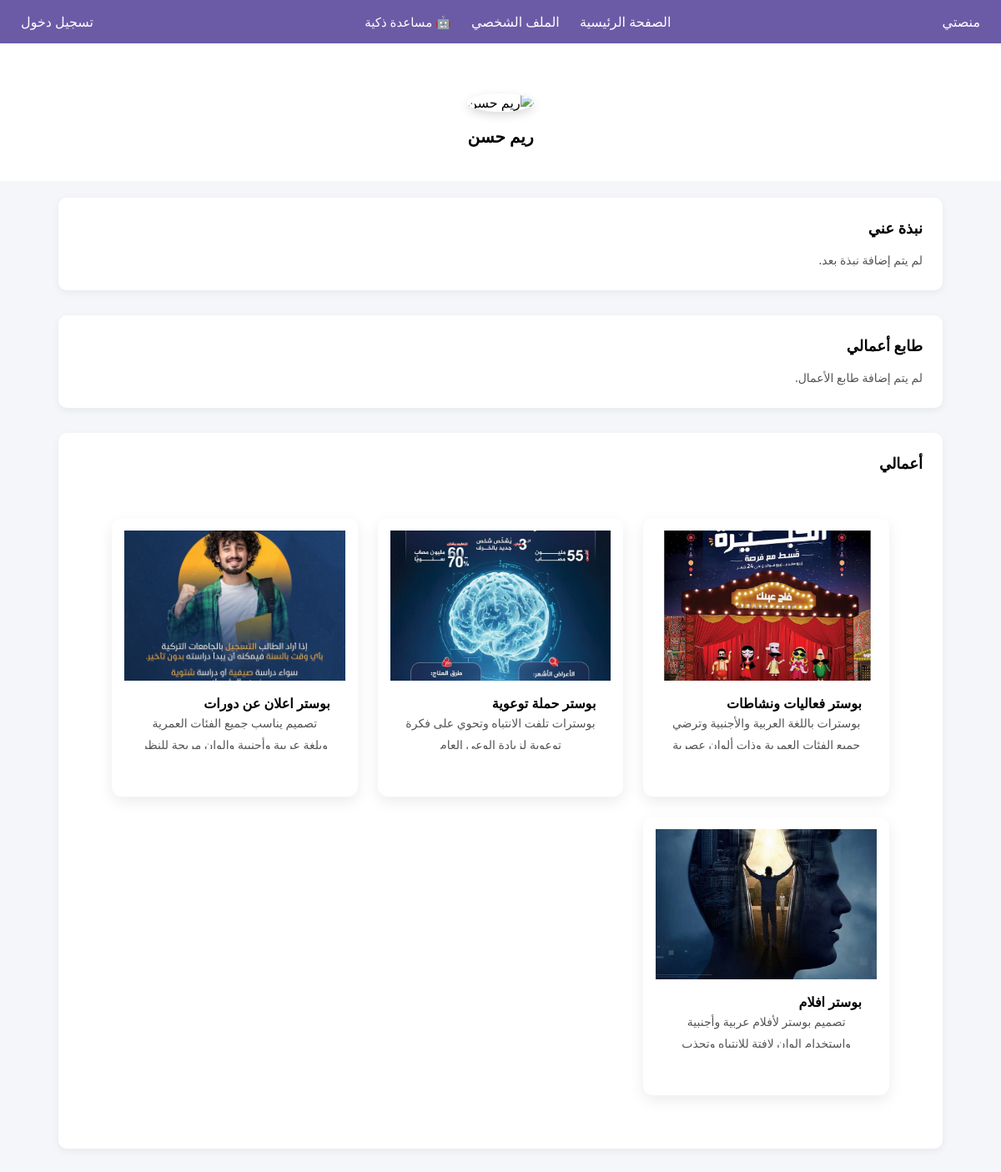
The page /designer/profile/12 on the database as committed earlier.
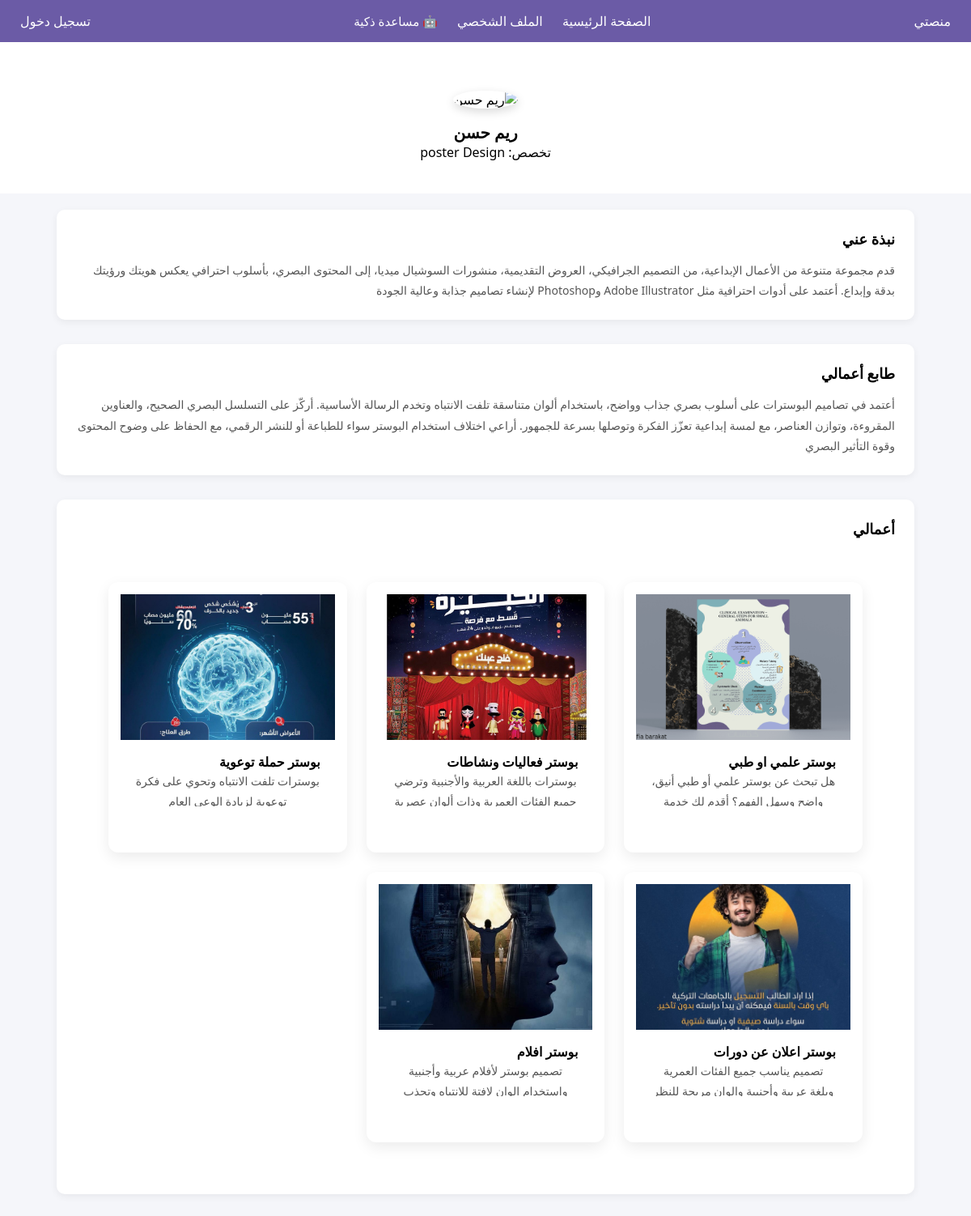
The same page on the database as committed later.
### tables this page shows
CREATE TABLE users (
            id INTEGER PRIMARY KEY AUTOINCREMENT,
            username TEXT NOT NULL,
            email TEXT NOT NULL,
            password TEXT NOT NULL,
            role TEXT NOT NULL
        , active INTEGER DEFAULT 1, bio TEXT DEFAULT '', portfolio TEXT DEFAULT '', specialty TEXT DEFAULT '', work_type TEXT DEFAULT '');

CREATE TABLE designs (
    id INTEGER PRIMARY KEY AUTOINCREMENT,
    designer_id INTEGER,
    title TEXT,
    description TEXT,
    image_path TEXT,
    FOREIGN KEY (designer_id) REFERENCES users(id)
);

### app/designer/routes.py (the view)
@designer_bp.route('/profile/<int:designer_id>')
def profile_view(designer_id):
    conn = sqlite3.connect(Config.DATABASE)
    conn.row_factory = sqlite3.Row
    cursor = conn.cursor()
    designer = cursor.execute(
        'SELECT * FROM users WHERE id=? AND role="designer"',
        (designer_id,)
    ).fetchone()
    if not designer:
        flash('المصمم غير موجود!')
        return redirect(url_for('home.home'))
    portfolio = cursor.execute(
        'SELECT * FROM designs WHERE designer_id=? ORDER BY id DESC',
        (designer_id,)
    ).fetchall()
    conn.close()
    return render_template('designer/profile_view.html', designer=designer, portfolio=portfolio)

### app/designer/templates/designer/profile_view.html (shortened to what this page needs)
{% extends 'base.html' %}
{% block content %}
<section class="profile-header">
    <div class="profile-avatar">
        <img src="{{ url_for('static', filename=designer['avatar'] if designer['avatar'] else 'img/profile.webp') }}"
             alt="{{ designer['username'] }}">
    </div>
    <h2 class="profile-name">{{ designer['username'] }}</h2>
    {% if designer['specialty'] %}
        <p class="profile-specialty">تخصص: {{ designer['specialty'] }}</p>
    {% endif %}
</section>
<section class="profile-content">
    <div class="profile-box">
        <h3>نبذة عني</h3>
        <p>{{ designer['bio'] if designer['bio'] else 'لم يتم إضافة نبذة بعد.' }}</p>
    </div>
    <div class="profile-box">
        <h3>طابع أعمالي</h3>
        <p>{{ designer['work_type'] if designer['work_type'] else 'لم يتم إضافة طابع الأعمال.' }}</p>
    </div>
    <div class="profile-box">
        <h3>أعمالي</h3>
        <div class="portfolio-grid">
            {% for work in portfolio %}
            <div class="portfolio-card">
                <a href="{{ url_for('designer.design_details', design_id=work['id']) }}">
                    <div class="card-image">
                        <img src="{{ url_for('static', filename=work['image_path'].split('static/')[-1]) }}"
                             alt="{{ work['title'] }}">
                    </div>
                    <div class="card-body">
                        <h4>{{ work['title'] }}</h4>
                        <p>{{ work['description'] }}</p>
                    </div>
                </a>
            </div>
            {% endfor %}
        </div>
    </div>
</section>
{% endblock %}

Rows that differ between the two databases and show on the page:
changed users "ريم حسن": specialty (not shown) → "poster Design"; bio "لم يتم إضافة نبذة بعد." → "قدم مجموعة متنوعة من الأعمال الإبداعية، من التصميم الجرافيكي، العروض التقديمية، منشورات السوشيال ميديا، إلى المحتوى البصري، بأسلوب احترافي يعكس هويتك ورؤيتك بدقة وإبداع. أعتمد على أدوات احترافية مثل Adobe Illustrator وPhotoshop لإنشاء تصاميم جذابة وعالية الجودة"; work_type "لم يتم إضافة طابع الأعمال." → "أعتمد في تصاميم البوسترات على أسلوب بصري جذاب وواضح، باستخدام ألوان متناسقة تلفت الانتباه وتخدم الرسالة الأساسية. أركّز على التسلسل البصري الصحيح، والعناوين المقروءة، وتوازن العناصر، مع لمسة إبداعية تعزّز الفكرة وتوصلها بسرعة للجمهور. أراعي اختلاف استخدام البوستر سواء للطباعة أو للنشر الرقمي، مع الحفاظ على وضوح المحتوى وقوة التأثير البصري"
added designs: image_path (picture), title "بوستر علمي او طبي", description "هل تبحث عن بوستر علمي أو طبي أنيق، واضح وسهل الفهم؟ أقدم لك…"
Other text that changed with them:
text now shown: "تخصص:"
